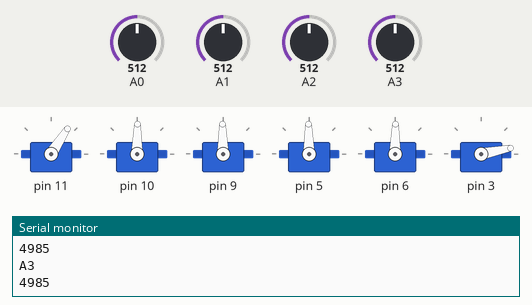
This program was run on a simulated Arduino Uno, built with avr-gcc and run on an emulated ATmega328P. On the bench: 6 × servo, the last lines printed to the serial monitor. The inputs (shaded band) are chosen by the test bench; at power-on: A0 = 512, A1 = 512, A3 = 512, A2 = 512.

Above: at 9.0 s.
9.1 s: A0 set to 716
At 10.08 s:
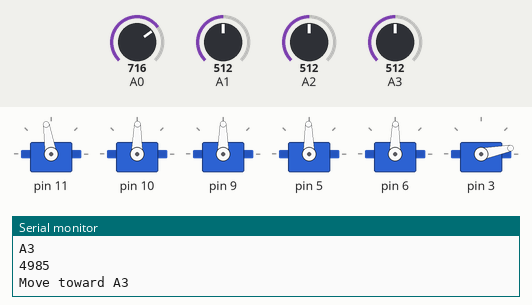
12.1 s: A1 set to 716
At 12.37 s:
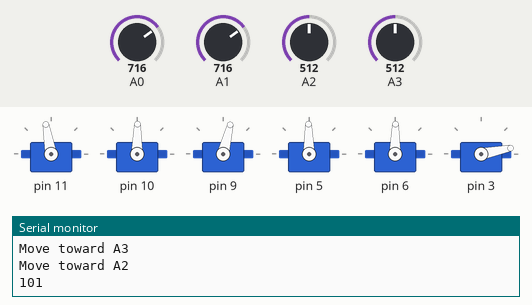
15.1 s: A3 set to 716
At 15.95 s:
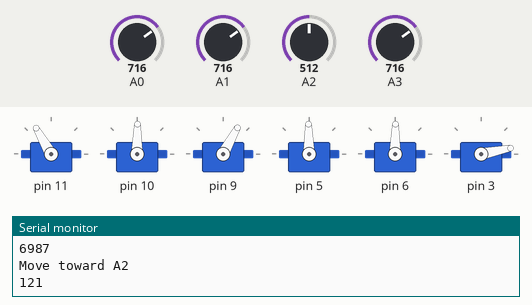
18.1 s: A0 set to 992
At 18.5 s:
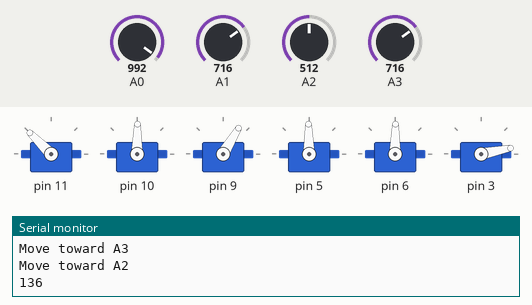
21.1 s: A2 set to 992
24.1 s: A2 set to 306
Timing chart, 0 to 30.9 s (numbered marks = the images above; inputs shaded):
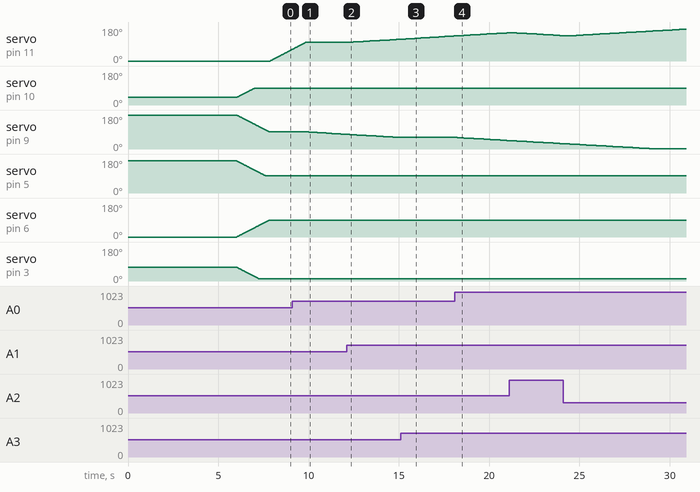

The program:

main.cpp
```cpp
  #include <Braccio.h>
  #include <Servo.h>

  Servo base;
  Servo shoulder;
  Servo elbow;
  Servo wrist_rot;
  Servo wrist_ver;
  Servo gripper;


  void setup() {
    // Setup serial communication at baudrate 9600 for reading the light sensor
    Serial.begin(9600);

    Braccio.begin();

    Braccio.ServoMovement(20, 0, 90, 90, 90, 90, 10);
  }


  long map(long x, long in_min, long in_max, long out_min, long out_max) {
      return (long)( (x - in_min) * (out_max - out_min) / (in_max - in_min) + out_min );
  }

  long GetCalibrateLightValue(long lightValue){
    long minValue = 4;
    long maxValue = 1023;

    // Serial.println("lightValue");
    // Serial.println(lightValue);

    long lightSenorValue = map(lightValue, minValue, maxValue, 0, 10000);

    return lightSenorValue;
  }


  void PrintLightValues(long lightValueAnalogZero, long lightValueAnalogOne, long lightValueAnalogTwo, long lightValueAnalogThree){

    Serial.println("Mapped light sensor value: ");
    //Serial.print(lightValue);
    Serial.println("A0");
    Serial.println(lightValueAnalogZero);

    Serial.println("A1");
    Serial.println(lightValueAnalogOne);

    Serial.println("A2");
    Serial.println(lightValueAnalogTwo);

    Serial.println("A3");
    Serial.println(lightValueAnalogThree);
  }

  bool ValidateLightValues(long lightValueAnalogZero, long lightValueAnalogOne, long lightValueAnalogTwo, long lightValueAnalogThree) {
    long maxValue = 10000;
    return (lightValueAnalogZero == maxValue &&
            lightValueAnalogOne == maxValue &&
            lightValueAnalogTwo == maxValue &&
            lightValueAnalogThree == maxValue);
  }

  int stepDelay = 20;
  int moveBase = 100;
  int moveShoulder = 90;
  int moveElbow = 90;
  void MovesBraccioTowardsTheHighestLightValue(long lightValueAnalogZero, long lightValueAnalogOne, long lightValueAnalogTwo, long lightValueAnalogThree){
    // Move the Braccio arm towards the highest light sensor value
    if (lightValueAnalogZero + 10 <= lightValueAnalogThree) {
      // Move towards A0
          Serial.println("Move toward A0");
          moveElbow = moveElbow + 1;
      // Braccio.ServoMovement(20, 30, 90, 180, 90, 90, 10); // Move base towards A0 direction
    }
    else if (lightValueAnalogZero >= lightValueAnalogThree + 10){
      // Move towards A3
      Serial.println("Move toward A3");
      moveElbow = moveElbow - 1;
      // Braccio.ServoMovement(20, 30, 90, 0, 90, 90, 10); // Move shoulder towards A3 direction
    }
    if (lightValueAnalogOne + 10 <= lightValueAnalogTwo) {
      // Move towards A1
          Serial.println("Move toward A1");
          if (moveBase < 0){
            moveBase = 175;
          }
          else{
            moveBase = moveBase - 1;
          }
          Serial.println(moveBase);

      // Braccio.ServoMovement(20, 140, 90, 0, 90, 90, 10); // Move base towards A1 direction
    } else if (lightValueAnalogOne >= lightValueAnalogTwo + 10)  {
      // Move towards A2
          Serial.println("Move toward A2");
          if (moveBase >= 180){
            moveBase = 5;
          }
          else{
            moveBase = moveBase + 1;
          }
          Serial.println(moveBase);


    }
      // Braccio.ServoMovement(20, 140, 90, 180, 90, 90, 10); // Move shoulder towards A2 direction
    Braccio.ServoMovement(stepDelay, moveBase, moveShoulder, moveElbow, 90, 90, 10);

  }

  void MoveBracioMovement(){
    int stepDelay = 20;
    int base = 180;
    int shoulder = 90;
    int elbow = 90;

    Braccio.ServoMovement(stepDelay, base, shoulder, elbow, 90, 90, 10);
  }

  void loop() {
    long lightValueAnalogZero = GetCalibrateLightValue(analogRead(A0));
    long lightValueAnalogOne = GetCalibrateLightValue(analogRead(A1));
    long lightValueAnalogTwo = GetCalibrateLightValue(analogRead(A2));
    long lightValueAnalogThree = GetCalibrateLightValue(analogRead(A3));

    PrintLightValues(lightValueAnalogZero, lightValueAnalogOne, lightValueAnalogTwo, lightValueAnalogThree);

    MovesBraccioTowardsTheHighestLightValue(lightValueAnalogZero, lightValueAnalogOne, lightValueAnalogTwo, lightValueAnalogThree);

    delay(100);
  }
```

Measured:
- after the input at 9.1 s, servo on pin 9: moves from 91° to 78° over 1.9 s, starting after 0.90 s
- after the input at 12.1 s, servo on pin 11: moves from 99° to 115° over 2.8 s, starting after 0.19 s
- after the input at 15.1 s, servo on pin 9: stays 61° (without the input it goes to 60° after 0.12 s)
- after the input at 18.1 s, servo on pin 9: moves from 61° to 45° over 2.8 s, starting after 0.12 s
